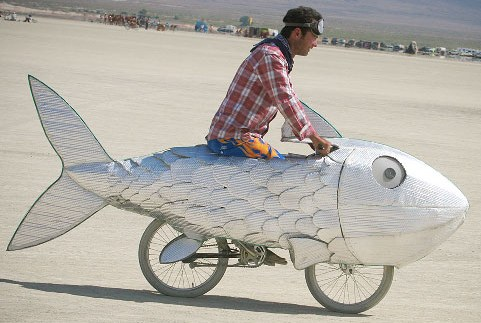
#> input picture examples/fish-bike.jpg, 481 x 323 px
$ python img_to_hsv.py --image examples/fish-bike.jpg
#> lines starting #> are read from the running program, lines starting #| are printed output that depends on the picture
import numpy as np
import argparse
import cv2

ap = argparse.ArgumentParser()
ap.add_argument("-i", "--image", required = True, help = "path to the image file")
ap.add_argument("-s", "--size", required = False, type=int , default=500, help = "imege wide size, default = 500")
args = vars(ap.parse_args())

image = cv2.imread(args["image"])
#> image is the input picture: shape (323, 481, 3); mean B, G, R 166.3, 174.4, 178.9

final_wide = args["size"]
r = float(final_wide) / image.shape[1]
#> r = 1.04
dim = (final_wide, int(image.shape[0] * r))
#> dim = (500, 335)
image = cv2.resize(image, dim, interpolation = cv2.INTER_AREA)
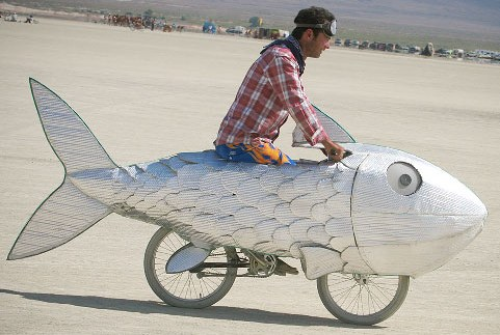
#> image: shape (335, 500, 3); mean B, G, R 166.2, 174.3, 178.8

gray = cv2.cvtColor(image, cv2.COLOR_BGR2GRAY)
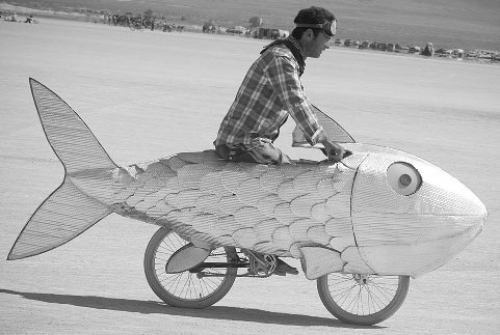
#> gray: shape (335, 500); min 11, max 255, mean 174.7
hsv = cv2.cvtColor(image, cv2.COLOR_BGR2HSV_FULL)
#> hsv: shape (335, 500, 3); mean H, S, V 59, 26.5, 181.3
chennals = cv2.split(hsv)
chennal_h = chennals[0]
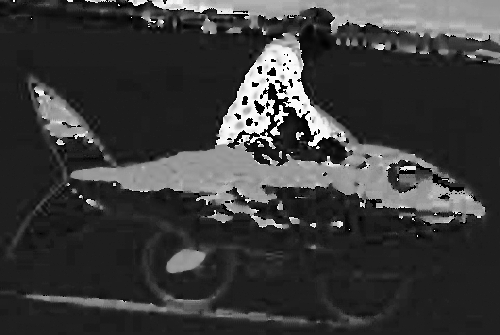
#> chennal_h: shape (335, 500); min 0, max 255, mean 59
chennal_s = chennals[1]
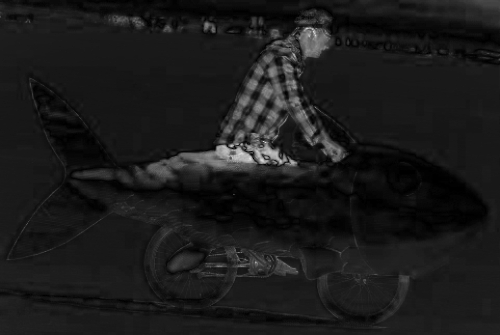
#> chennal_s: shape (335, 500); min 0, max 220, mean 26.5
chennal_v = chennals[2]
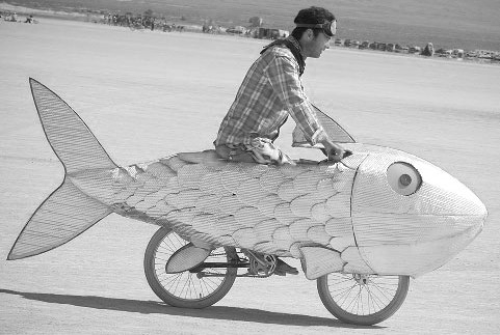
#> chennal_v: shape (335, 500); min 12, max 255, mean 181.3

cv2.imshow('original',image)
cv2.imshow('gray',gray)
cv2.imshow('hsv',hsv)
cv2.imshow('h-chenal', chennal_h)
cv2.imshow('s-chenal', chennal_s)
cv2.imshow('v-chenal', chennal_v)
cv2.waitKey(0)

$ run again, on examples/ssd300_pascalVOC_pred_01.png
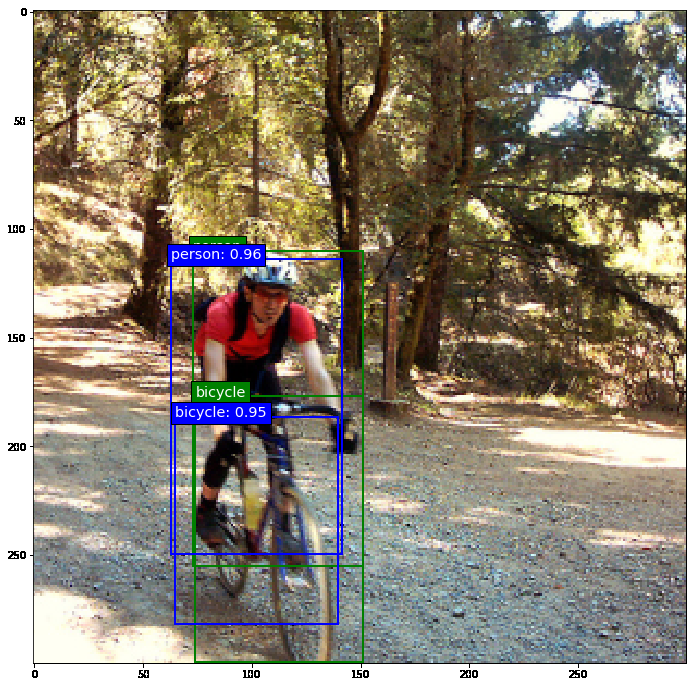
#> input picture examples/ssd300_pascalVOC_pred_01.png, 696 x 687 px
#> image is the input picture: shape (687, 696, 3); mean B, G, R 116.6, 132.9, 142
#> image: shape (493, 500, 3)
#> hsv: shape (493, 500, 3); mean H, S, V 50.5, 80.1, 149.6
#> `chennal_s = chennals[1]`:
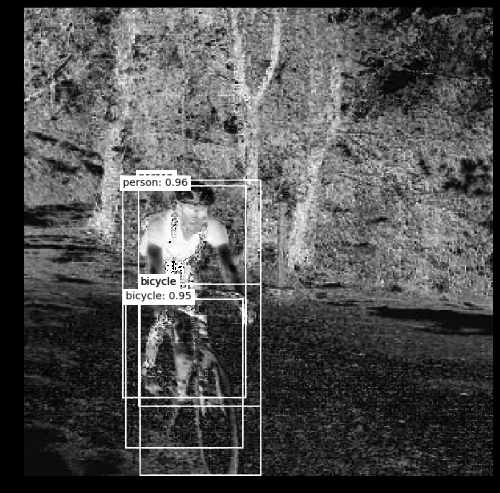
#> chennal_s: shape (493, 500); min 0, max 255, mean 80.1
#> `chennal_v = chennals[2]`:
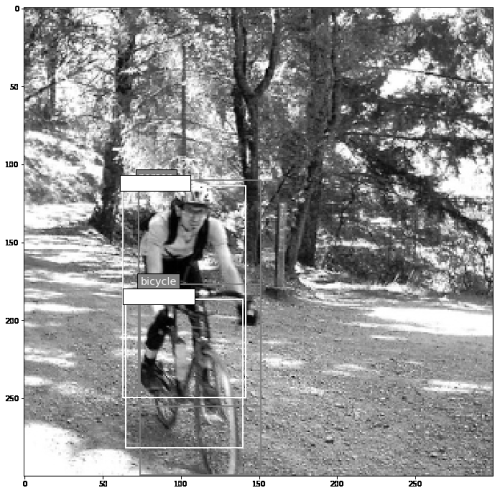
#> chennal_v: shape (493, 500); min 0, max 255, mean 149.6
